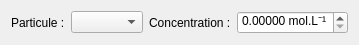
<?xml version="1.0" encoding="UTF-8"?>
<ui version="4.0">
 <class>ParticuleAjout</class>
 <widget class="QWidget" name="ParticuleAjout">
  <property name="geometry">
   <rect>
    <x>0</x>
    <y>0</y>
    <width>324</width>
    <height>38</height>
   </rect>
  </property>
  <property name="windowTitle">
   <string>Form</string>
  </property>
  <layout class="QHBoxLayout" name="horizontalLayout">
   <item>
    <widget class="QLabel" name="label">
     <property name="text">
      <string>Particule :</string>
     </property>
    </widget>
   </item>
   <item>
    <widget class="QComboBox" name="Particule"/>
   </item>
   <item>
    <widget class="QLabel" name="label_2">
     <property name="text">
      <string>Concentration :</string>
     </property>
    </widget>
   </item>
   <item>
    <widget class="QDoubleSpinBox" name="Concentration">
     <property name="suffix">
      <string> mol.L⁻¹</string>
     </property>
     <property name="decimals">
      <number>5</number>
     </property>
     <property name="maximum">
      <double>0.100000000000000</double>
     </property>
     <property name="singleStep">
      <double>0.000100000000000</double>
     </property>
    </widget>
   </item>
  </layout>
 </widget>
 <resources/>
 <connections/>
</ui>
